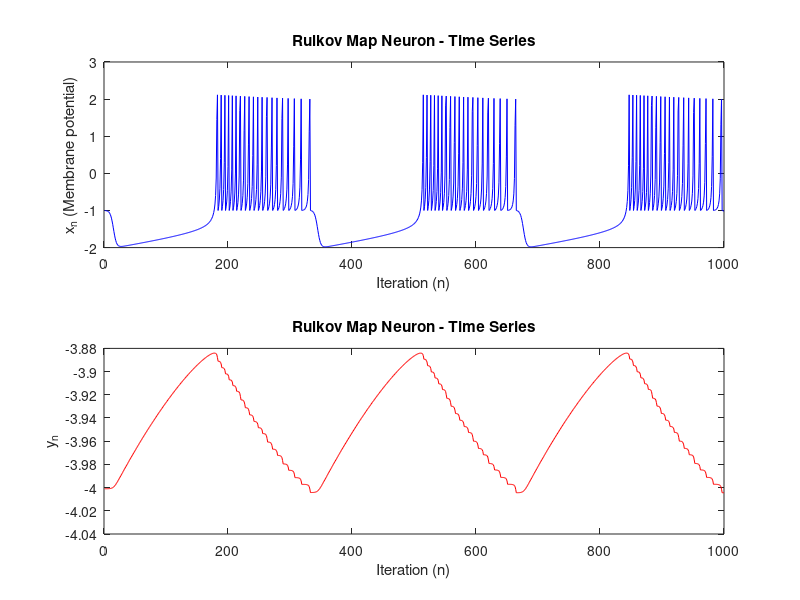

This chart was generated by the following MATLAB code:
% Rulkov Map Simulation in MATLAB

% Parameters
alpha = 6.0;     % Controls spiking (bursting for alpha > 4)
mu = 0.001;      % Slow variable step size (must be small)
sigma = -0;    % External input
beta = 0.0;      % External input to fast variable (can be used to excite)

% Simulation time
N = 1000;       % Number of iterations

% Preallocate arrays
x = zeros(1, N); % Fast variable (membrane potential)
y = zeros(1, N); % Slow variable

% Initial conditions
x(1) = -1 - 1e-3;
y(1) = -4 - 1e-3;

% Function for fast subsystem
f = @(x, y) (x <= 0) .* (alpha / (1 - x) + y) + ...
           (x > 0 & x < alpha + y) .* (alpha + y) + ...
           (x >= alpha + y) .* (-1);

% Main loop
for n = 1:N-1
    x(n+1) = f(x(n), y(n) + beta);
    y(n+1) = y(n) - mu * (x(n) - sigma + 1);
end

% Plotting
figure(1); clf;

subplot(2,1,1);
plot(1:N, x, 'b');
xlabel('Iteration (n)');
ylabel('x_n (Membrane potential)');
title('Rulkov Map Neuron - Time Series');

subplot(2,1,2);
plot(1:N, y, 'r');
xlabel('Iteration (n)');
ylabel('y_n');
title('Rulkov Map Neuron - Time Series');
